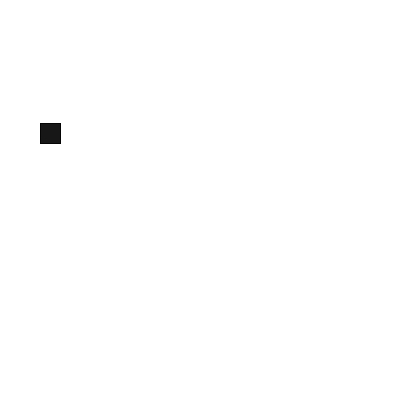
Frame 1 (no input)
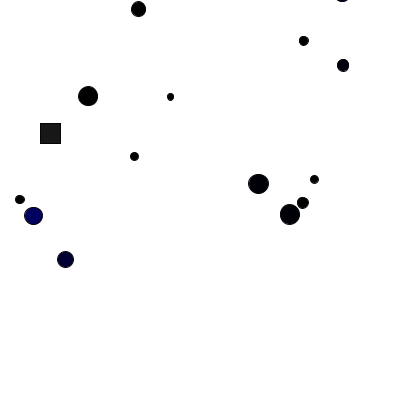
Frame 60 (the mouse pressed at the canvas centre just before this capture)
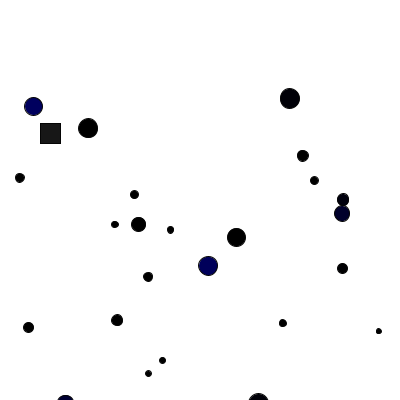
Frame 120 (the mouse held since frame 60 and released just before this capture)

The Processing sketch that drew these frames (run headless with seeded random() and noise(); from frame 60 on, the mouse is pressed at the canvas centre):

// Processing sketch: processing_57733
// ── processing_57733.pde

//Problem Set 3
//Question 2
//Karen Wan
  
ball[] a= new ball[25];
button button;
float speed =3;
float gravity = 0.1;
  
void setup () {
  size(400,400);
  smooth();
 
  
  for (int x=0; x < a.length; x++) {
  a[x] = new ball( random(width), random(height-1000));
  }
  color c= color(33, 25, 125);
  button= new button ( 40, 123, 20, 20, 23);
}
  
void draw () {
  background(255);
  for (int x=0; x < a.length; x++) {
    a[x].drawball() ;
    if (button.on()==false) {
      a[x].drop();
    }
    button.display();
  }
}
void mousePressed() {
  button.click();
}
  
class ball {
  float x;
  float y;
  float cc;
  float dia;
  float speed;
  ball (float x, float y) { 
    this.x = x;
    this.y = y;
  
    speed = random(0.1,3); 
    gravity = 0.1;
    dia = map(speed, 0.1,3,5,20);
    cc = map(speed,0.1,3,random(0), random(225));
  }
  
  void drawball () {
   fill(cc-220,cc-143,cc-42);
    stroke(5);
    ellipse(x, y, dia, dia);
  }
  
  void drop () {
     y += speed;
     speed = speed + gravity;
    if (y >= height) {
      speed *= -0.9;
    }
  }
 }
   
 
  
class button {
  int btnx;
  int btny;
  int btnw;
  int btnh;
  color c;
  boolean on;
  boolean pressed;
  
  button(int btnx, int btny, int btnw, int btnh, color c) {
    this.btnx = btnx;
    this.btny = btny;
    this.btnw = btnw;
    this.btnh = btnh;
    this.c= c;
  }
  void display() {
    fill(c);
    rect(btnx, btny, btnw, btnh);
  }
  void click() {
    if (mouseX > button.btnx && mouseX < button.btnx+btnw && mouseY > button.btny && mouseY < button.btny+btnw) {
      on = !on;
    }
    if (on == true) {
      pressed = true;
    }
    else {
      pressed =false;
    }
  }
  boolean on() {
    if (pressed==true) {
      return true;
    }
    else {
      return false;
    }
  }
}
